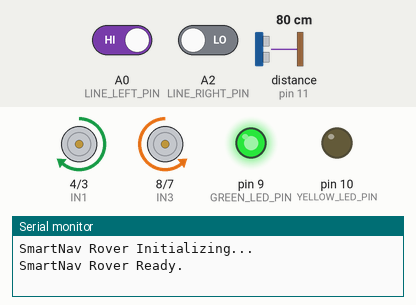
Recording of a sketch running on a simulated Arduino Uno, built with avr-gcc and run on an emulated ATmega328P. Parts: motor-driver pin pairs drawn as motors (green arrow = first pin HIGH = forward, orange = second pin HIGH = backward, longer = more drive, scaled by the enable pin), output pins drawn as LEDs (lit = HIGH), the last lines printed to the serial monitor. Wiring (inferred from the names in the program): ultrasonic range finder: trigger pin 12; echo pin 11. The test bench sets the inputs (shaded band); at power-on: distance to the obstacle (sensor on pin 11) 80 cm, A2 (LINE_RIGHT_PIN) LOW, A0 (LINE_LEFT_PIN) HIGH. The echo pulse lasts 58.3 µs per cm; pins used as bus, display or sensor lines are not drawn.

Above: at 1.2 s.
1.3 s: distance to the obstacle (sensor on pin 11) set to 2 cm
At 2.6 s:
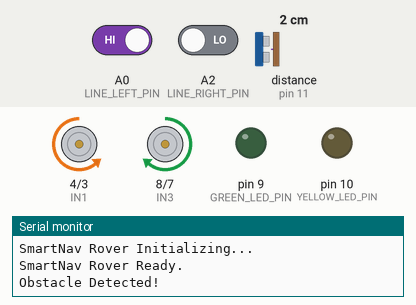
4.3 s: distance to the obstacle (sensor on pin 11) set to 19 cm
7.3 s: distance to the obstacle (sensor on pin 11) set to 23 cm
At 9.7 s:
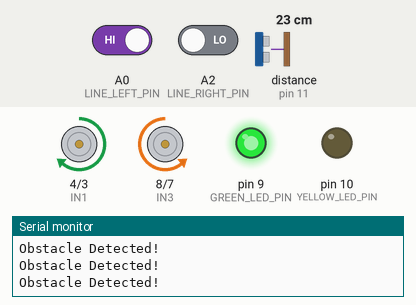
10.0 s: A2 (LINE_RIGHT_PIN) driven HIGH
At 10.79 s:
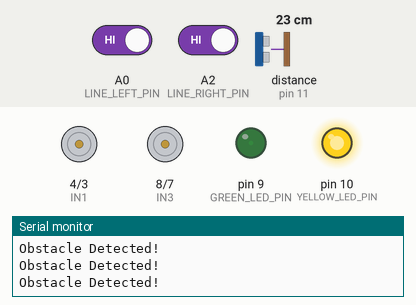
13.0 s: A0 (LINE_LEFT_PIN) driven LOW
At 13.7 s:
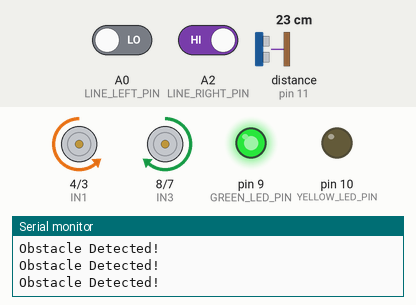
14.5 s: A0 (LINE_LEFT_PIN) driven HIGH
At 15.28 s:
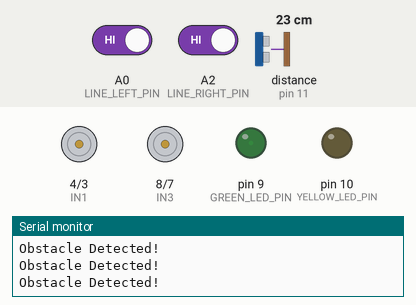
Timing chart, 0 to 18.5 s (numbered marks = the images above; inputs shaded):
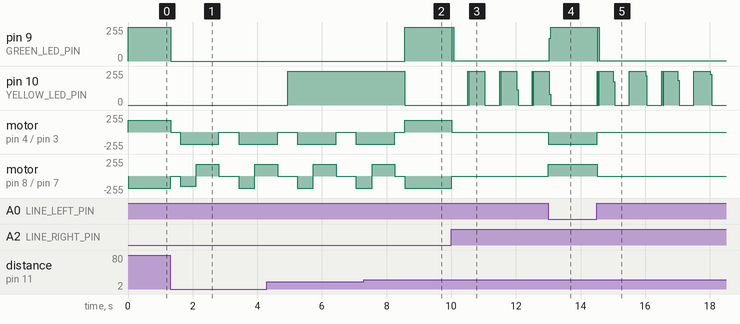

The sketch:

autobot_controller.ino
```cpp
/**
 * @file    SmartNav_Firmware.ino
 * @author  Soumyajit Chattopadhyay (Code adapted and corrected)
 * @brief   Firmware for the SmartNav autonomous rover.
 * @details This code is specifically tailored for a 2WD Arduino robot with:
 * - 2 downward-facing IR sensors for line following.
 * - 1 forward-facing HC-SR04 ultrasonic sensor for obstacle avoidance.
 * - 1 green LED and 1 yellow LED for status indication.
 * The robot prioritizes obstacle avoidance over line following.
 *
 * @version 2.0
 * @date    2022-06-29
 */

// --- Pin Definitions ---

// Motor A (Right Motor)
const int ENA = 5; // Enable A (PWM Speed Control)
const int IN1 = 4; // Input 1
const int IN2 = 3; // Input 2

// Motor B (Left Motor)
const int ENB = 6; // Enable B (PWM Speed Control)
const int IN3 = 8; // Input 3
const int IN4 = 7; // Input 4

// Ultrasonic Sensor (HC-SR04)
const int TRIG_PIN = 12;
const int ECHO_PIN = 11;

// IR Line Follower Sensors (2-Sensor Setup)
const int LINE_LEFT_PIN = A0;
const int LINE_RIGHT_PIN = A2; // Using A2 as per the original code's right pin

// Status LEDs
const int GREEN_LED_PIN = 9;
const int YELLOW_LED_PIN = 10;

// --- Constants ---
const int BASE_SPEED = 150; // Base speed for the motors (0-255)
const int TURN_SPEED = 180; // Speed when making sharp turns
const int OBSTACLE_DISTANCE_CM = 20; // Stop if an obstacle is within this distance

// --- Function Prototypes ---
void moveForward();
void moveBackward();
void turnLeft();
void turnRight();
void stopMotors();
long getUltrasonicDistance();
void followLine();
void avoidObstacle();
void setStatusLEDs(bool isMoving);


void setup() {
  Serial.begin(9600);
  Serial.println("SmartNav Rover Initializing...");

  // Set motor control pins as OUTPUT
  pinMode(ENA, OUTPUT);
  pinMode(IN1, OUTPUT);
  pinMode(IN2, OUTPUT);
  pinMode(ENB, OUTPUT);
  pinMode(IN3, OUTPUT);
  pinMode(IN4, OUTPUT);

  // Set ultrasonic sensor pins
  pinMode(TRIG_PIN, OUTPUT);
  pinMode(ECHO_PIN, INPUT);

  // Set IR line follower sensor pins as INPUT
  pinMode(LINE_LEFT_PIN, INPUT);
  pinMode(LINE_RIGHT_PIN, INPUT);

  // Set LED pins as OUTPUT
  pinMode(GREEN_LED_PIN, OUTPUT);
  pinMode(YELLOW_LED_PIN, OUTPUT);

  stopMotors(); // Ensure motors are stopped at startup
  setStatusLEDs(false); // Set LEDs to "stopped" state
  Serial.println("SmartNav Rover Ready.");
}


void loop() {
  // Priority 1: Check for obstacles.
  if (getUltrasonicDistance() < OBSTACLE_DISTANCE_CM) {
    avoidObstacle();
  }
  // Priority 2: Follow the line.
  else {
    followLine();
  }
  delay(10); // Small delay for loop stability
}

/**
 * @brief Logic for following a line with TWO IR sensors.
 * LOW (0) = Black Line Detected
 * HIGH (1) = White Surface Detected
 */
void followLine() {
  bool leftSeesWhite = digitalRead(LINE_LEFT_PIN) == HIGH;
  bool rightSeesWhite = digitalRead(LINE_RIGHT_PIN) == HIGH;

  setStatusLEDs(true); // Green ON, Yellow OFF

  // Case 1: Both sensors see black. Go straight.
  if (!leftSeesWhite && !rightSeesWhite) {
    moveForward();
  }
  // Case 2: Left sensor sees white, right sees black. Turn left.
  else if (leftSeesWhite && !rightSeesWhite) {
    turnLeft();
  }
  // Case 3: Right sensor sees white, left sees black. Turn right.
  else if (!leftSeesWhite && rightSeesWhite) {
    turnRight();
  }
  // Case 4: Both sensors see white. Path lost. Stop.
  else {
    stopMotors();
    setStatusLEDs(false); // Switch to "stopped" state
  }
}

/**
 * @brief Handles the obstacle avoidance maneuver.
 */
void avoidObstacle() {
  Serial.println("Obstacle Detected!");

  // Stop and signal "neutral" state
  stopMotors();
  setStatusLEDs(false);
  delay(300);

  // Simple avoidance: back up, then turn right.
  moveBackward();
  delay(500);
  turnRight();
  delay(700);

  // Stop again before handing back to the main loop.
  stopMotors();
  delay(300);
}


/**
 * @brief Manages the state of the two status LEDs.
 * @param isMoving True if the robot is actively moving, false if stopped.
 */
void setStatusLEDs(bool isMoving) {
  if (isMoving) {
    digitalWrite(GREEN_LED_PIN, HIGH);
    digitalWrite(YELLOW_LED_PIN, LOW);
  } else {
    digitalWrite(GREEN_LED_PIN, LOW);
    // Simple blink for the yellow LED when stopped
    digitalWrite(YELLOW_LED_PIN, (millis() / 500) % 2);
  }
}

// --- Sensor & Motor Control Functions ---

long getUltrasonicDistance() {
  digitalWrite(TRIG_PIN, LOW);
  delayMicroseconds(2);
  digitalWrite(TRIG_PIN, HIGH);
  delayMicroseconds(10);
  digitalWrite(TRIG_PIN, LOW);
  long duration = pulseIn(ECHO_PIN, HIGH);
  return duration / 2 / 29.1; // Convert duration to cm
}

void moveForward() {
  // Left Motor Forward
  digitalWrite(IN3, HIGH);
  digitalWrite(IN4, LOW);
  analogWrite(ENB, BASE_SPEED);
  // Right Motor Forward
  digitalWrite(IN1, HIGH);
  digitalWrite(IN2, LOW);
  analogWrite(ENA, BASE_SPEED);
}

void moveBackward() {
  // Left Motor Backward
  digitalWrite(IN3, LOW);
  digitalWrite(IN4, HIGH);
  analogWrite(ENB, BASE_SPEED);
  // Right Motor Backward
  digitalWrite(IN1, LOW);
  digitalWrite(IN2, HIGH);
  analogWrite(ENA, BASE_SPEED);
}

void turnLeft() {
  // Left Motor Backward (to pivot)
  digitalWrite(IN3, LOW);
  digitalWrite(IN4, HIGH);
  analogWrite(ENB, TURN_SPEED);
  // Right Motor Forward
  digitalWrite(IN1, HIGH);
  digitalWrite(IN2, LOW);
  analogWrite(ENA, TURN_SPEED);
}

void turnRight() {
  // Left Motor Forward
  digitalWrite(IN3, HIGH);
  digitalWrite(IN4, LOW);
  analogWrite(ENB, TURN_SPEED);
  // Right Motor Backward (to pivot)
  digitalWrite(IN1, LOW);
  digitalWrite(IN2, HIGH);
  analogWrite(ENA, TURN_SPEED);
}

void stopMotors() {
  analogWrite(ENB, 0);
  analogWrite(ENA, 0);
}
```

Measured:
- the behaviour switches between 20 and 21 cm on distance to the obstacle (sensor on pin 11) (found by bisection; images 1 and 2)
- after the input at 1.3 s, pin 9 (GREEN_LED_PIN): 255/255 → 0/255 at once; motor on pin 4 (IN1) / pin 3 (IN2): forward 180/255 → stopped at once, → backward 180/255 0.30 s later, → stopped 1.2 s later, → backward 180/255 0.61 s later
- after the input at 7.3 s, pin 9 (GREEN_LED_PIN): 0/255 → 255/255 after 1.3 s; pin 10 (YELLOW_LED_PIN): 255/255 → 0/255 after 1.3 s
- after the input at 10.0 s, pin 9 (GREEN_LED_PIN): 255/255 → 1/255 at once; motor on pin 4 (IN1) / pin 3 (IN2): forward 180/255 → stopped at once; motor on pin 8 (IN3) / pin 7 (IN4): backward 180/255 → stopped at once
- after the input at 13.0 s, pin 9 (GREEN_LED_PIN): 1/255 → 255/255 at once; pin 10 (YELLOW_LED_PIN): goes on until 13.1 s, then stays 0/255; motor on pin 4 (IN1) / pin 3 (IN2): stopped → backward 180/255 at once; motor on pin 8 (IN3) / pin 7 (IN4): stopped → forward 180/255 at once
- after the input at 14.5 s, pin 9 (GREEN_LED_PIN): 255/255 → 1/255 at once; motor on pin 4 (IN1) / pin 3 (IN2): backward 180/255 → stopped at once; motor on pin 8 (IN3) / pin 7 (IN4): forward 180/255 → stopped at once
